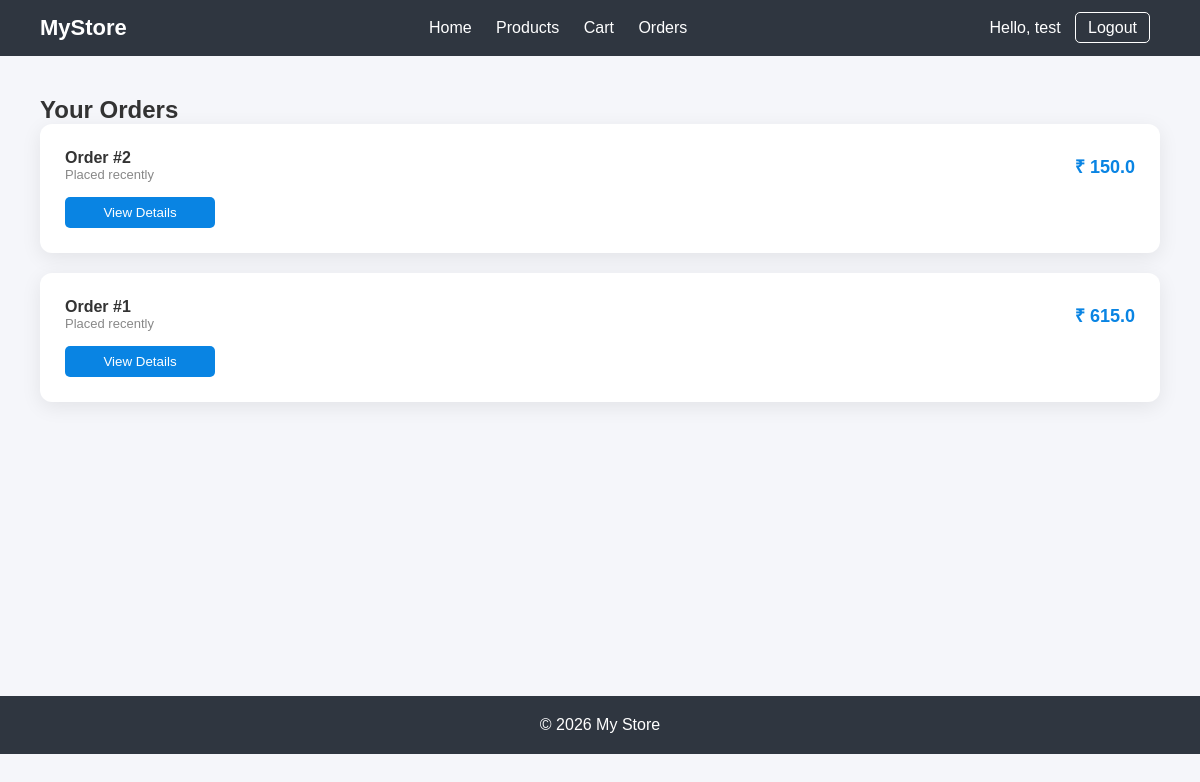
Page /orders (signed in) on the committed database.
### tables this page shows
CREATE TABLE orders (
    id INTEGER PRIMARY KEY AUTOINCREMENT,
    user_id INTEGER,
    total_amount REAL,
    created_at TEXT
);

### app/routes.py (the view)
@main.route('/orders')
@login_required
def orders():
    from database.db import get_connection
    conn = get_connection()
    cursor = conn.cursor()
    cursor.execute(
        "SELECT * FROM orders WHERE user_id = ? ORDER BY id DESC",
        (session['user_id'],)
    )
    orders = cursor.fetchall()
    conn.close()
    return render_template("orders.html", orders=orders)

### app/routes.py (called while the page is built)
def login_required(f):
    @wraps(f)
    def wrapper(*args, **kwargs):
        if 'user_id' not in session:
            return redirect(url_for('main.login'))
        return f(*args, **kwargs)
    return wrapper

### database/db.py (called while the page is built)
def get_connection():
    connection = sqlite3.connect('database/store.db')
    connection.row_factory = sqlite3.Row
    return connection

### templates/orders.html
{% extends "base.html" %}
{% block content %}
<h2 class="page-title">Your Orders</h2>
<div class="orders-container">
    {% for order in orders %}
    <div class="order-card">
        <div class="order-top">
            <div>
                <p class="order-id">Order #{{ order.id }}</p>
                <p class="order-date">Placed recently</p>
            </div>
            <div class="order-amount">
                ₹ {{ order.total_amount }}
            </div>
        </div>
        <div class="order-actions">
            <a href="/order/{{ order.id }}">
                <button class="view-btn">View Details</button>
            </a>
        </div>
    </div>
    {% endfor %}
</div>
{% endblock %}

### static/style.css (style rules this page uses)
* { margin: 0; padding: 0; box-sizing: border-box; }
body { font-family: Arial, sans-serif; background: #f5f6fa; color: #333; }
.view-btn { flex: 1; padding: 8px; border: none; background: #0984e3; color: white; border-radius: 5px; cursor: pointer; }
.orders-container { display: flex; flex-direction: column; gap: 20px; }
.order-card { background: white; padding: 20px; border-radius: 10px; box-shadow: 0 5px 15px rgba(0,0,0,0.08); transition: 0.2s; }
.order-top { display: flex; justify-content: space-between; align-items: center; }
.order-id { font-weight: bold; font-size: 16px; }
.order-date { font-size: 13px; color: #888; }
.order-amount { font-size: 18px; font-weight: bold; color: #0984e3; }
.order-actions { margin-top: 15px; }
.view-btn { width: 150px; }
.order-card { background: white; padding: 25px; border-radius: 12px; box-shadow: 0 5px 20px rgba(0,0,0,0.08); }

### rows in the picture
orders: id "2", total_amount "150.0"
orders: id "1", total_amount "615.0"

### other values in the picture
{{ session.get('user_name') }} "test"
